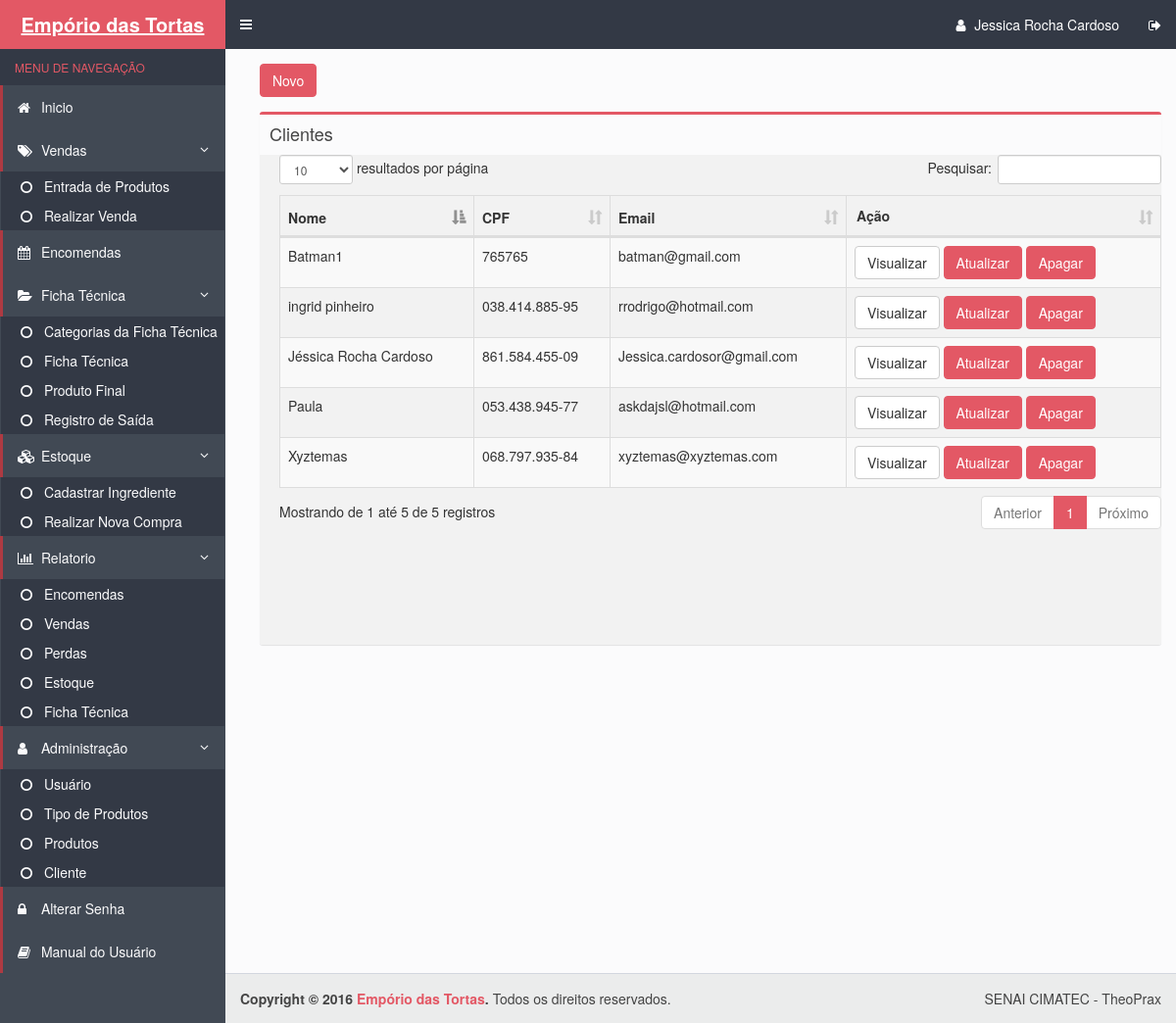
The app's page /cliente.php (signed in) with its own data.
### tables this page shows
CREATE TABLE IF NOT EXISTS `clientes` (
  `cod_cliente` int(11) NOT NULL AUTO_INCREMENT,
  `nome` varchar(100) NOT NULL,
  `cpf` varchar(14) NOT NULL,
  `email` varchar(150) DEFAULT NULL,
  `telefone` varchar(15) DEFAULT NULL,
  `endereco` varchar(400) DEFAULT NULL,
  `cnpj` varchar(19) NOT NULL,
  `celular` varchar(15) DEFAULT NULL,
  `whats` enum('f','t') NOT NULL DEFAULT 'f',
  `ponto_referencia` varchar(100) NOT NULL,
  `categoria_cliente` varchar(30) NOT NULL,
  PRIMARY KEY (`cod_cliente`),
  UNIQUE KEY `cpf_2` (`cpf`),
  UNIQUE KEY `cpf` (`cpf`,`email`)
);

### cliente.php (the view, shortened to what this page needs)
<!DOCTYPE html>
 <html>
  <head>
    <link rel="stylesheet" href="bootstrap/css/bootstrap.css">
    <link rel="stylesheet" href="https://maxcdn.bootstrapcdn.com/font-awesome/4.4.0/css/font-awesome.min.css">
    <link rel="stylesheet" href="https://code.ionicframework.com/ionicons/2.0.1/css/ionicons.min.css">
    <link rel="stylesheet" href="dist/css/AdminLTE.css">
    <link rel="stylesheet" href="dist/css/skins/skin-blue.css">
  </head>
  <body class="hold-transition skin-blue sidebar-mini">
    <div class="wrapper">
      <?php include_once("includes/header.php") ?>
      <?php include_once("includes/menu.php") ?>
      <div class="content-wrapper">
        <section class="content">
          <div class="row">
            <div class="col-xs-12">
             <a class="btn btn-danger" href="forms/cadastrar_cliente.php">Novo</a>
             <section class="content-header">
          </section>
              <div class="box">
                <div class="box-header">
                  <h3 class="box-title">Clientes</h3>
                </div>
                <div class="box-body table-responsive no-padding"  style='overflow:auto;' id="scroll">
                  <table id="example" class="views-table cols-6 table table-striped table-bordered">
                    <thead>
                      <tr>
                        <th class="views-field views-field-id">Nome</th>
                        <th class="views-field views-field-id">CPF</th>
                        <th class="views-field views-field-id">Email</th>
                        <th class="views-field views-field-id" id="celula2";>Ação</th>
                    </thead>
                    <tbody>
                       <?php
                          $pdo = Database::connect();
                          $sql = $sql = 'SELECT * FROM clientes ORDER BY cod_cliente DESC';
                          foreach ($pdo->query($sql) as $row) {
                            echo '<tr>';
                            echo '<td>'. $row['nome'] . '</td>';
                            echo '<td>'. $row['cpf'] . '</td>';
                            echo '<td>'. $row['email'] . '</td>';
                            echo '<td width=200>';
                            echo '<a class="btn btn-default" href="DAO/visualizar_cliente.php?id='.$row['cod_cliente'].'">Visualizar</a>';
							echo '<a class="btn btn-danger" href="forms/atualizar_cliente.php?id='.$row['cod_cliente'].'">Atualizar</a>';
                            echo '<a class="btn btn-danger" href="DAO/Excluir_Cliente.php?id='.$row['cod_cliente'].'">Apagar</a>';
                            echo '</td>';
                            echo '</tr>';
                          }
                        ?>
                    </tbody>
                    </table>
                </div>
              </div>
            </div>
          </div>
        </section>
      </div>
    <?php include_once("includes/footer.php") ?>
   <link rel="stylesheet" type="text/css" href="css/bootstrap.css">
    <link rel="stylesheet" type="text/css" href="css/dataTables.bootstrap.min.css">
  </body>
</html>

### cliente.php (style rules this page uses)
#celula2 { width: 300px; padding:10px; _width: 495px; }

### records on screen
clientes: nome "Xyztemas", cpf "068.797.935-84", email "xyztemas@xyztemas.com"
clientes: nome "ingrid pinheiro", cpf "038.414.885-95", email "rrodrigo@hotmail.com"
clientes: nome "Paula", cpf "053.438.945-77", email "askdajsl@hotmail.com"
clientes: nome "Batman1", cpf "765765", email "batman@gmail.com"
clientes: nome "Jéssica Rocha Cardoso", cpf "861.584.455-09", email "Jessica.cardosor@gmail.com"

### other values on screen
$_SESSION['UsuarioNome'] "Jessica Rocha Cardoso"
